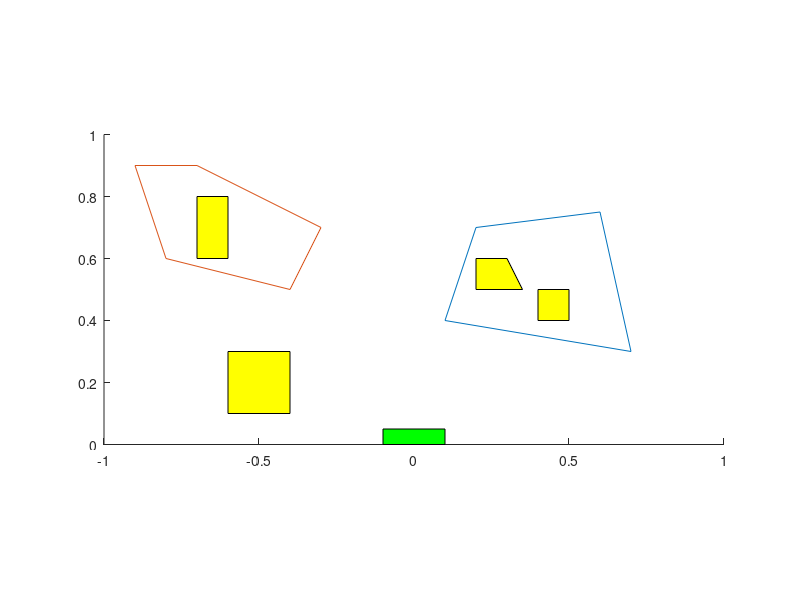

Recreate this plot in MATLAB. (Note: this script raises an error after producing the figure.)
clc;
clear all;
close all;
figure;
hold on;
axis equal
axis([-1 1 0 1]);
xv1=[0.2 0.6 0.7 0.1 0.2];
yv1=[0.7 0.75 0.3 0.4 0.7];
plot(xv1,yv1);
xv2=[-0.9 -0.7 -0.3 -0.4 -0.8 -0.9];
yv2=[0.9 0.9 0.7 0.5 0.6 0.9];
plot(xv2,yv2);

aBarrier=[0.4 0.5 0.5 0.4;0.5 0.5 0.4 0.4];
fill(aBarrier(1,:),aBarrier(2,:),'y');
aBarrier=[0.2 0.3 0.35 0.2; 0.6 0.6 0.5 0.5];
fill(aBarrier(1,:),aBarrier(2,:),'y');
aBarrier=[-0.6 -0.4 -0.4 -0.6; 0.3 0.3 0.1 0.1];
fill(aBarrier(1,:),aBarrier(2,:),'y');
aBarrier=[-0.7 -0.6 -0.6 -0.7;0.8 0.8 0.6 0.6];
fill(aBarrier(1,:),aBarrier(2,:),'y');

station=[-0.1 0.1 0.1 -0.1;0.05 0.05 0 0];
fill(station(1,:),station(2,:),'g');
a=load('D:\github\Java\JavaUAV\output\linesOut.txt');
for i=1:size(a,1)
    plot([a(i,1) a(i,3)],[a(i,2) a(i,4)])
end
b=load('D:\github\Java\JavaUAV\output\pointsOut.txt');
for i=1:size(b,1)
    plot(b(i,1),b(i,2),'r*');
end
%plot([-0.60,-0.7],[0.96,1.06],'r');
for i=1:size(b,1)-1
   % plot([b(i,1),b(i+1,1)],[b(i,2),b(i+1,2)],'r','LineWidth',2);
    %getframe;
    %pause(0.1);
end